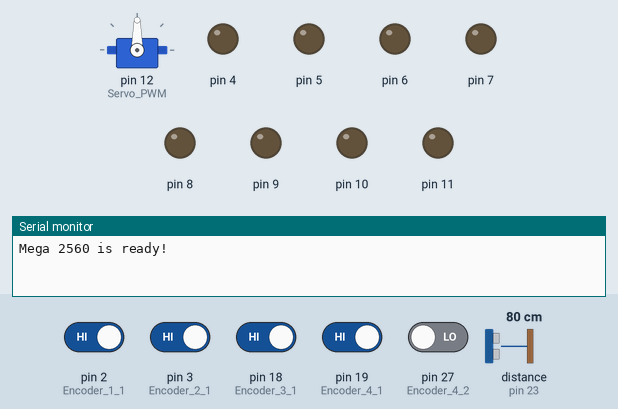
Bench run of a sketch on a simulated Arduino Mega 2560, built with avr-gcc and run on an emulated ATmega2560. Shown: servo, output pins drawn as LEDs (lit = HIGH), the last lines printed to the serial monitor. Wiring (inferred from the names in the program): ultrasonic range finder: trigger pin 22; echo pin 23. Inputs (shaded band) come from the test bench; at power-on: pin 2 (Encoder_1_1), pin 3 (Encoder_2_1), pin 18 (Encoder_3_1), pin 19 (Encoder_4_1) HIGH, pin 27 (Encoder_4_2) LOW, distance to the obstacle (sensor on pin 23) 80 cm. The echo pulse lasts 58.3 µs per cm; pins used as bus, display or sensor lines are not drawn.

Above: at 0.1 s.
1.9 s: distance to the obstacle (sensor on pin 23) set to 2 cm
At 2.9 s:
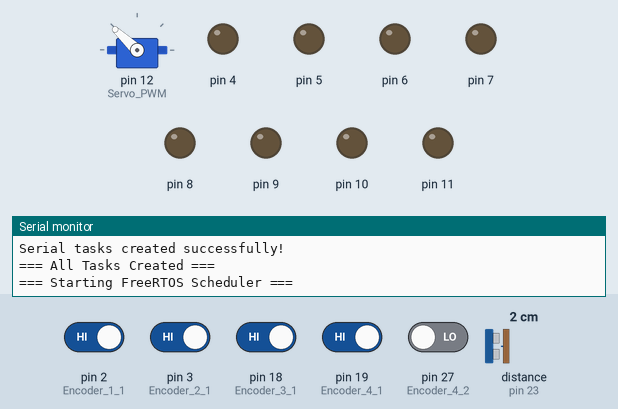
7.9 s: pin 19 (Encoder_4_1) driven LOW
At 8.4 s:
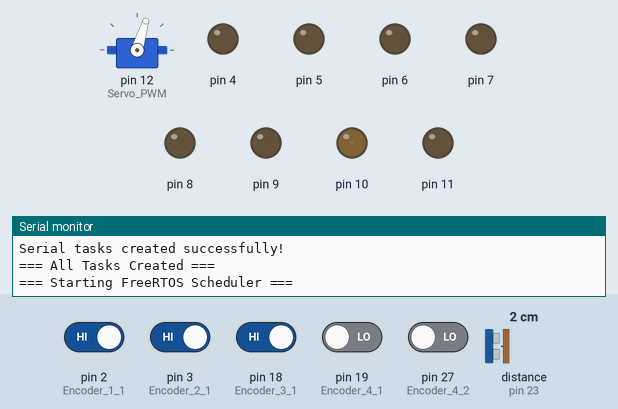
10.9 s: distance to the obstacle (sensor on pin 23) set to 258 cm
At 11.34 s:
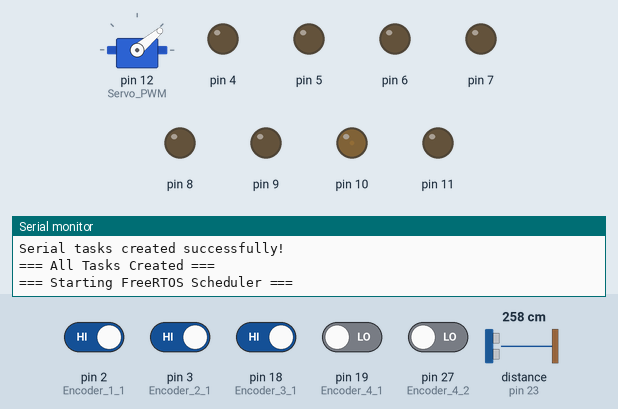
13.9 s: distance to the obstacle (sensor on pin 23) set to 120 cm
Timing chart, 0 to 17.9 s (numbered marks = the images above; inputs shaded):
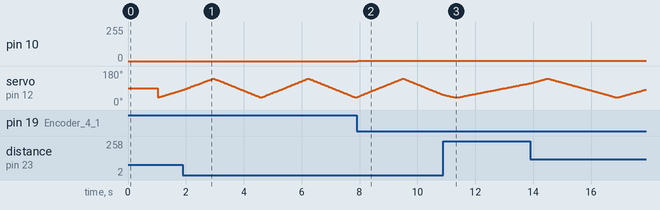

Measured:
- after the input at 7.9 s, pin 10: 0/255 → 1/255 at once

The sketch:

main_freertos.ino
```cpp
// @开源协议 GPL3.0
// @作者 Bigonion
// @NameSpace bigonion.cn
// @github https://github.com/LiWeny16/ai_based_remote_control_car_arduino_mega2560

/**
 * @file main_freertos_serial.ino
 * @brief 使用FreeRTOS实现非阻塞串口命令解析的示例
 *
 * 主要改进：
 * 1. 串口接收和命令解析分离，使用队列通信
 * 2. 接收任务高优先级快速响应，不会丢失数据
 * 3. 解析任务独立运行，不会阻塞其他功能
 * 4. 支持命令缓冲，即使处理较慢也不会丢失命令
 */

#include "head.h"
#include <Arduino_FreeRTOS.h>
#include "Arduino.h"

float ultra_distance;
volatile int count_1 = 0;
volatile int count_2 = 0;
volatile int count_3 = 0;
volatile int count_4 = 0;
int i = 40;
bool increasing = true;

// 中断函数保持不变
void interrupt_sum_encoder_1() {
  sum_encoder(&count_1, Encoder_1_1, Encoder_1_2);
}
void interrupt_sum_encoder_2() {
  sum_encoder(&count_2, Encoder_2_1, Encoder_2_2);
}
void interrupt_sum_encoder_3() {
  sum_encoder(&count_3, Encoder_3_1, Encoder_3_2);
}
void interrupt_sum_encoder_4() {
  sum_encoder(&count_4, Encoder_4_1, Encoder_4_2);
}

// 速度计算任务
void Task_Speed_Calculation(void *pvParameters) {
  for (;;) {
    speed_calculate(&count_1, &count_2, &count_3, &count_4, &speed_now);
    vTaskDelay(pdMS_TO_TICKS(20));  // 20ms 运行一次
  }
}

// PID控制任务
void Task_PID_Control(void *pvParameters) {
  for (;;) {
    // 计算误差
    err_speed_1.calculate_err_motor(speed_now.speed_1, speed_set.speed_set_1);
    err_speed_2.calculate_err_motor(speed_now.speed_2, speed_set.speed_set_2);
    err_speed_3.calculate_err_motor(speed_now.speed_3, speed_set.speed_set_3);
    err_speed_4.calculate_err_motor(speed_now.speed_4, speed_set.speed_set_4);

    // 设置PID参数
    pid_motor_1.P = 0.37;
    pid_motor_1.I = 0.44;
    pid_motor_1.D = 0.15;

    pid_motor_2.P = 0.37;
    pid_motor_2.I = 0.44;
    pid_motor_2.D = 0.15;

    pid_motor_3.P = 0.37;
    pid_motor_3.I = 0.44;
    pid_motor_3.D = 0.15;

    pid_motor_4.P = 0.42;
    pid_motor_4.I = 0.44;
    pid_motor_4.D = 0.15;

    // 计算 PID 修正
    pid_motor_1.calculate_pid_motor(&err_speed_1);
    pid_motor_2.calculate_pid_motor(&err_speed_2);
    pid_motor_3.calculate_pid_motor(&err_speed_3);
    pid_motor_4.calculate_pid_motor(&err_speed_4);

    // 执行 PID 输出
    if (en_all_arg.en_motor.en_motor_all) {
      if (en_all_arg.en_motor.en_motor_1) pid_motor_1.pid_control_motor(motor_port_zq);
      if (en_all_arg.en_motor.en_motor_2) pid_motor_2.pid_control_motor(motor_port_yq);
      if (en_all_arg.en_motor.en_motor_3) pid_motor_3.pid_control_motor(motor_port_zh);
      if (en_all_arg.en_motor.en_motor_4) pid_motor_4.pid_control_motor(motor_port_yh);
    }

    vTaskDelay(pdMS_TO_TICKS(50));  // 50ms 运行一次
  }
}

// 串口通信任务（发送数据到8266）
void Task_Serial_Transmit(void *pvParameters) {
  for (;;) {
    handle_serial_to_8266(&Serial_8266, &speed_now);
    vTaskDelay(pdMS_TO_TICKS(100));  // 100ms 运行一次
  }
}

// 超声波扫描任务
void Task_Ultrasonic(void *pvParameters) {
  for (;;) {
    ultra_distance = use_ultrasonic();

    // 舵机扫描
    if (increasing) {
      if (i < 140) {
        i++;
      } else {
        increasing = false;
      }
    } else {
      if (i > 40) {
        i--;
      } else {
        increasing = true;
      }
    }
    Myservo.write(i);

    vTaskDelay(pdMS_TO_TICKS(20));  // 20ms 运行一次
  }
}

void setup() {
  // 初始化所有模块
  all_init();

  if (en_all_arg.en_all) {
    // 清除中断标志位
    EIFR = _BV(INTF4);
    EIFR = _BV(INTF5);

    // 配置编码器中断
    attachInterrupt(digitalPinToInterrupt(Encoder_1_1), interrupt_sum_encoder_1, CHANGE);
    attachInterrupt(digitalPinToInterrupt(Encoder_2_1), interrupt_sum_encoder_2, CHANGE);
    attachInterrupt(digitalPinToInterrupt(Encoder_3_1), interrupt_sum_encoder_3, CHANGE);
    attachInterrupt(digitalPinToInterrupt(Encoder_4_1), interrupt_sum_encoder_4, CHANGE);

    delay(1000);

    Serial.println("=== Creating FreeRTOS Tasks ===");

    // 创建速度计算任务
    xTaskCreate(Task_Speed_Calculation, "SpeedCalc", 256, NULL, 2, NULL);

    // 创建PID控制任务
    xTaskCreate(Task_PID_Control, "PIDCtrl", 256, NULL, 3, NULL);

    // 创建串口发送任务
    xTaskCreate(Task_Serial_Transmit, "SerialTx", 256, NULL, 1, NULL);

    // 创建超声波任务
    xTaskCreate(Task_Ultrasonic, "Ultrasonic", 128, NULL, 1, NULL);

    // 初始化串口任务（接收和解析）
    init_serial_tasks();

    Serial.println("=== All Tasks Created ===");
    Serial.println("=== Starting FreeRTOS Scheduler ===");

    // 启动 FreeRTOS 调度器
    vTaskStartScheduler();

    // 如果调度器启动失败，会执行到这里
    Serial.println("ERROR: Scheduler failed to start!");
  }
}

void loop() {
  // FreeRTOS 启动后，loop() 不再执行
  // 如果执行到这里，说明调度器没有正常启动
}
```

all_init.cpp
```cpp
// @开源协议 GPL3.0
// @作者 Bigonion
// @NameSpace bigonion.cn
// @github https://github.com/LiWeny16/ai_based_remote_control_car_arduino_mega2560

#include "Arduino.h"
#include "head.h"

void all_init() {
  init_serial(115200);
  init_ultrasonic();
  init_motor();
  init_encoder();
  init_test();
  init_en();
  init_pid();
}
```

head.h
```cpp
// @开源协议 GPL3.0
// @作者 Bigonion
// @NameSpace bigonion.cn
// @github https://github.com/LiWeny16/ai_based_remote_control_car_arduino_mega2560

#ifndef HEAD_H
#define HEAD_H
#include <SoftwareSerial.h>
#include <Servo.h>
// #include "Arduino.h"
#include "port.h"

#define MAX_PWM_ABS 170

// ******************************//Servo//****************
extern Servo Myservo;  // 创建舵机对象来控制舵机

// ******************************//Motor//****************
enum DIR {
  FOR,  // Forward;
  BACK  // Backward;
};

class Motor_Port {
public:
  int p1;
  int p2;
  void motor_port_init(int p1, int p2) {
    this->p1 = p1;
    this->p2 = p2;
  }
};
extern Motor_Port motor_port_zq;
extern Motor_Port motor_port_yq;
extern Motor_Port motor_port_zh;
extern Motor_Port motor_port_yh;
class Motor_Arg {
public:
  Motor_Port port;
  // DIR dir;
  int pwm;
  Motor_Arg(Motor_Port port, int pwm) {
    this->port = port;
    // this->dir = dir;
    this->pwm = pwm;
  }
};

void init_motor();
void motor_control(Motor_Arg motor_arg);

// ******************************//Encoder//****************
// extern int count;
extern int encoder_time;  // 时间标记
extern int encoder_time_old;

class Speed {
public:
  int speed_1;
  int speed_2;
  int speed_3;
  int speed_4;
  float speed_transform_to_real(int speed_1) {
    return (float)speed_1 / 16;
  }
  void speed_init(int speed_1, int speed_2, int speed_3, int speed_4) {
    this->speed_1 = speed_1;
    this->speed_2 = speed_2;
    this->speed_3 = speed_3;
    this->speed_4 = speed_4;
  }
};

/**
 @description 四个轮子的速度设定
*/
class Speed_Set {
public:
  int speed_set_1;
  int speed_set_2;
  int speed_set_3;
  int speed_set_4;
  void speed_set_init(int speed_1, int speed_2, int speed_3, int speed_4) {
    this->speed_set_1 = speed_1;
    this->speed_set_2 = speed_2;
    this->speed_set_3 = speed_3;
    this->speed_set_4 = speed_4;
  }
};

extern Speed speed_now;
extern Speed_Set speed_set;
// extern int* encoder_count;
void interrupt_sum_encoder_1();
void interrupt_sum_encoder_2();
void interrupt_sum_encoder_3();
void interrupt_sum_encoder_4();
void speed_calculate(int *count_1, int *count_2, Speed *speed_now);
void speed_calculate(volatile int *count_1, volatile int *count_2, volatile int *count_3, volatile int *count_4, Speed *speed_now);
void init_encoder();
// void sum_encoder(int* count);
void sum_encoder(volatile int *count, int port_interrupt, int port_data);
// void sum_encoder(int count);
// ******************************//Ultrasonic//****************

extern float ultra_distance;
void init_ultrasonic();
float use_ultrasonic();

// ******************************//Enable flag//****************

class En_Motor {
public:
  bool en_motor_all;
  bool en_motor_1;
  bool en_motor_2;
  bool en_motor_3;
  bool en_motor_4;
  void init_en_motor(
    bool en_motor_all,
    bool en_motor_1,
    bool en_motor_2,
    bool en_motor_3,
    bool en_motor_4) {
    this->en_motor_all = en_motor_all;
    this->en_motor_1 = en_motor_1;
    this->en_motor_2 = en_motor_2;
    this->en_motor_3 = en_motor_3;
    this->en_motor_4 = en_motor_4;
  }
};

class En_Encoder {
public:
  bool en_speed_all;
  bool en_speed_1;
  bool en_speed_2;
  bool en_speed_3;
  bool en_speed_4;
  void init_en_encoder(
    bool en_speed_all,
    bool en_speed_1,
    bool en_speed_2,
    bool en_speed_3,
    bool en_speed_4) {
    this->en_speed_all = en_speed_all;
    this->en_speed_1 = en_speed_1;
    this->en_speed_2 = en_speed_2;
    this->en_speed_3 = en_speed_3;
    this->en_speed_4 = en_speed_4;
  }
};

class En_All {
public:
  bool en_all;
  En_Motor en_motor;
  En_Encoder en_encoder;
  void init_en_all(bool en_all, En_Motor en_motor, En_Encoder en_encoder) {
    this->en_all = en_all;
    this->en_motor = en_motor;
    this->en_encoder = en_encoder;
  }
};
extern En_All en_all_arg;
void init_en();

// ******************************//PID//****************

class Err_Speed {
public:
  int err_speed_now;
  int err_speed_last;
  int err_speed_past;
  int err_speed_differential_1;
  int err_speed_differential_2;
  void init_err_speed(int err,
                      int err_last,
                      int err_past,
                      int err_speed_differential_1,
                      int err_speed_differential_2) {
    this->err_speed_now = err;
    this->err_speed_last = err_last;
    this->err_speed_past = err_past;
    this->err_speed_differential_1 = err_speed_differential_1;
    this->err_speed_differential_2 = err_speed_differential_2;
  }
  /**
   * @brief 计算PID所需要的误差,可重复调用来精简代码量
   * @param speed_now 现在的速度,从speed_now 类里调用
   * @param speed_set 设置的速度
   */
  void calculate_err_motor(int speed, int speed_set);
};
extern Err_Speed err_speed_1;
extern Err_Speed err_speed_2;
extern Err_Speed err_speed_3;
extern Err_Speed err_speed_4;
class PID_Motor {
public:
  float P;
  float I;
  float D;
  int motor_out_pid;
  int motor_out_now;
  int motor_out_last;
  /**
   * @brief 计算motor_motor
   * @param err_speed Err_Speed类型
   */
  void calculate_pid_motor(Err_Speed *err_speed);
  int constrain_motor_out(int motor_out);
  void pid_control_motor(Motor_Port motor_port);
  void pid_init(float P,
                float I,
                float D,
                int motor_out_pid,
                int motor_out_now,
                int motor_out_last) {
    this->P = P;
    this->I = I;
    this->D = D;
    this->motor_out_pid = motor_out_pid;
    this->motor_out_now = motor_out_now;
    this->motor_out_last = motor_out_last;
  }
};
void init_pid();
extern PID_Motor pid_motor_1;
extern PID_Motor pid_motor_2;
extern PID_Motor pid_motor_3;
extern PID_Motor pid_motor_4;

// ******************************//Serial//****************
extern SoftwareSerial Serial_8266;
extern bool SerialLock;
class Receive_Arg_Movement {
public:
  char *arg_1;
  char *arg_2;
};
class Receive_Arg_Other {
public:
  char arg_1;
  char arg_2;
  char arg_3;
};
void handle_serial_from_8266(SoftwareSerial *Serial_8266, String *char_sum, Speed *speed_now);
void handle_serial_to_8266(SoftwareSerial *Serial_8266, Speed *speed_now);

// FreeRTOS版本的串口函数
void init_serial_tasks();
void Task_Serial_Receive(void *pvParameters);
void Task_Command_Parser(void *pvParameters);

// ******************************//Movement//****************

/**
 * @brief 虚类
 */
class Base_Movement {
public:
  virtual void stop(Speed_Set *speed_set) {}
  virtual void stop_use_pid(Speed_Set *speed_set) {}
  virtual int *straight(Speed_Set *speed_set, int speed_rate, bool combine) {}
  virtual int *back(Speed_Set *speed_set, int speed_rate, bool combine) {}
  virtual int *left(Speed_Set *speed_set, int speed_rate, bool combine) {}
  virtual int *right(Speed_Set *speed_set, int speed_rate, bool combine) {}
  virtual void any(Speed_Set *speed_set, float angle, int speed_rate) {}
};
/**
 * @brief 移动合成类
 * @param err_speed Err_Speed类型
 */
class Movement_Combine_Arg {
public:
  int speed_1;
  int speed_2;
  int speed_3;
  int speed_4;
  Movement_Combine_Arg *final_speed;
};
class All_Direction_Movement : public Base_Movement {
public:
  /**
   * @brief 全局停止，暂时不考虑使用
   * @param speed_set Speed_Set*
   */
  void stop();
  /**
   * @brief PID停止，有阻碍移动作用
   * @param speed_set Speed_Set*
   */
  void stop_use_pid(Speed_Set *speed_set);
  /**
   * @brief 运动合成
   * @param speed_set Speed_Set*
   * @param speed_rate int
   * @param m_c_a  Movement_Combine_Arg*
   */
  Movement_Combine_Arg *straight(Speed_Set *speed_set, int speed_rate, Movement_Combine_Arg *m_c_a);
  /**
   * @brief 前进
   * @param speed_set Speed_Set*
   * @param speed_rate int
   */
  void straight(Speed_Set *speed_set, int speed_rate);
  Movement_Combine_Arg *back(Speed_Set *speed_set, int speed_rate, Movement_Combine_Arg *m_c_a);
  void back(Speed_Set *speed_set, int speed_rate);
  Movement_Combine_Arg *left(Speed_Set *speed_set, int speed_rate, Movement_Combine_Arg *m_c_a);
  void left(Speed_Set *speed_set, int speed_rate);
  Movement_Combine_Arg *right(Speed_Set *speed_set, int speed_rate, Movement_Combine_Arg *m_c_a);
  void right(Speed_Set *speed_set, int speed_rate);
  void rotate_clockwise(Speed_Set *speed_set, int speed_rate);
  void rotate_anti_clockwise(Speed_Set *speed_set, int speed_rate);
  /**
   * @brief 全向移动
   * @param speed_set Speed_Set*
   * @param degree float
   * @param speed_rate int
   */
  void any(Speed_Set *speed_set, float degree, int speed_rate);
  /**
   * @brief 结合运动参数
   */
  Movement_Combine_Arg *combine_movement_arg(Movement_Combine_Arg *m_c_a_final, Movement_Combine_Arg *m_c_a_x, Movement_Combine_Arg *m_c_a_);
  /**
   * @brief 使用运动参数来控制
   */
  void use_movement_arg(Speed_Set *speed_set, Movement_Combine_Arg *m_c_a_final);
};

extern All_Direction_Movement all_direction_movement;

// ******************************//Others//****************

// @ test variable

// extern volatile int global_temp;

class Test {
public:
  int test = 0;
  float test_f = 0.0;
  void init_test(int test, float test_f) {
    this->test = test;
    this->test_f = test_f;
  }
};
extern Test my_test;
int sb();
void init_test();
void all_init();
void _print(int a);
void _print(float a);
void _print(char a);
void printBreak();
void init_serial(unsigned long baud);
#endif
```

other.cpp
```cpp
// @开源协议 GPL3.0
// @作者 Bigonion
// @NameSpace bigonion.cn
// @github https://github.com/LiWeny16/ai_based_remote_control_car_arduino_mega2560
#include "Arduino.h"
#include "head.h"

// 全局变量的初始化申明
Test my_test;
En_Motor en_motor;
En_Encoder en_encoder;
En_All en_all_arg;

void init_en() {
  // 电机使能
  en_motor.init_en_motor(true, true, true, true, true);
  // 编码器使能
  en_encoder.init_en_encoder(true, true, true, true, true);
  // 全局使能
  en_all_arg.init_en_all(true, en_motor, en_encoder);
}
// 调试函数
void printBreak() {
  Serial.println("\n");
}
void _print(int a) {
  Serial.print(a);
}
void _print(float a) {
  Serial.print(a);
}
void _print(char a) {
  Serial.print(a);
}
void _println(int a) {
  Serial.println(a);
}


void init_test() {
  my_test.init_test(1, 1.123);
}

int sb(){
  return 0;
}

// void split_string() {
//   p = strtok(input, ",");  // 第一次调用 strtok
//   while (p != NULL) {       // 当 p 不为空时，继续拆分
//     Serial.println(p);      // 打印每个子字符串
//     p = strtok(NULL, ",");  // 再次调用 strtok
//   }
// }


// void myPrint(const String &s){
//    Serial.println(s);
// }
```

pid.cpp
```cpp
// @开源协议 GPL3.0
// @作者 Bigonion
// @NameSpace bigonion.cn
// @github https://github.com/LiWeny16/ai_based_remote_control_car_arduino_mega2560

#include "Arduino.h"
#include "head.h"

PID_Motor pid_motor_1;
PID_Motor pid_motor_2;
PID_Motor pid_motor_3;
PID_Motor pid_motor_4;
void init_pid() {
  pid_motor_1.pid_init(0, 0, 0, 0, 0, 0);
}

int PID_Motor::constrain_motor_out(int motor_out) {
  return motor_out > MAX_PWM_ABS ? MAX_PWM_ABS : (motor_out < -MAX_PWM_ABS ? -MAX_PWM_ABS : motor_out);
}
// @很奇怪，不能用inline这里
void PID_Motor::calculate_pid_motor(Err_Speed* err_speed) {
  this->motor_out_pid = (int)(this->P * ((*err_speed).err_speed_differential_1) + this->I * ((*err_speed).err_speed_now) + this->D * ((*err_speed).err_speed_differential_2));
  // _print(this->motor_out_pid);
  // printBreak();
}

void PID_Motor::pid_control_motor(Motor_Port motor_port) {

  this->motor_out_now = this->motor_out_last + this->motor_out_pid;
  // Serial.print(this->constrain_motor_out((int)this->motor_out_now));
  Motor_Arg my_motor_arg_1(motor_port, this->constrain_motor_out((int)this->motor_out_now));
  // Motor_Arg my_motor_arg_2(motor_port_yq, 50);
  motor_control(my_motor_arg_1);
  // update
  this->motor_out_last = this->motor_out_now;
  // motor_control(my_motor_arg_2);
}
void Err_Speed::calculate_err_motor(int speed_now, int speed_set) {
  this->err_speed_now = speed_set - speed_now;
  this->err_speed_differential_1 = this->err_speed_now - this->err_speed_last;
  this->err_speed_differential_2 = this->err_speed_now - 2 * this->err_speed_last + this->err_speed_past;
  // @注意：这里顺序非常重要，乱序则为空
  this->err_speed_past = this->err_speed_last;
  this->err_speed_last = this->err_speed_now;
}
```

ultrasonic.cpp
```cpp
// @开源协议 GPL3.0
// @作者 Bigonion
// @NameSpace bigonion.cn
// @github https://github.com/LiWeny16/ai_based_remote_control_car_arduino_mega2560

#include "Arduino.h"
#include "head.h"

Servo Myservo;


void init_ultrasonic() {
  Myservo.attach(Servo_PWM);
  // Myservo.write(180);
  pinMode(Ultra_Trig, OUTPUT);
  pinMode(Ultra_Echo, INPUT);
}

// @描述：超声波功能函数
// @return 转换距离
float use_ultrasonic() {
  float cm;    //距离变量
  float temp;  //
  //给Ultra_Trig发送一个低高低的短时间脉冲,触发测距
  digitalWrite(Ultra_Trig, LOW);   //给Ultra_Trig发送一个低电平
  delayMicroseconds(2);            //等待 2微妙
  digitalWrite(Ultra_Trig, HIGH);  //给Ultra_Trig发送一个高电平
  delayMicroseconds(10);           //等待 10微妙
  digitalWrite(Ultra_Trig, LOW);   //给Ultra_Trig发送一个低电平

  temp = float(pulseIn(Ultra_Echo, HIGH));  //存储回波等待时间,
  //pulseIn函数会等待引脚变为HIGH,开始计算时间,再等待变为LOW并停止计时
  //返回脉冲的长度

  //声速是:340m/1s 换算成 34000cm / 1000000μs => 34 / 1000
  //因为发送到接收,实际是相同距离走了2回,所以要除以2
  //距离(厘米)  =  (回波时间 * (34 / 1000)) / 2
  //简化后的计算公式为 (回波时间 * 17)/ 1000

  cm = (temp * 17) / 1000;  //把回波时间换算成cm
  return cm;
}

  
```

Source omitted: motor.cpp (4729 bytes), movement.cpp (4808 bytes), serial.cpp (5354 bytes), serial_freertos.cpp (5341 bytes), port.h (842 bytes)
